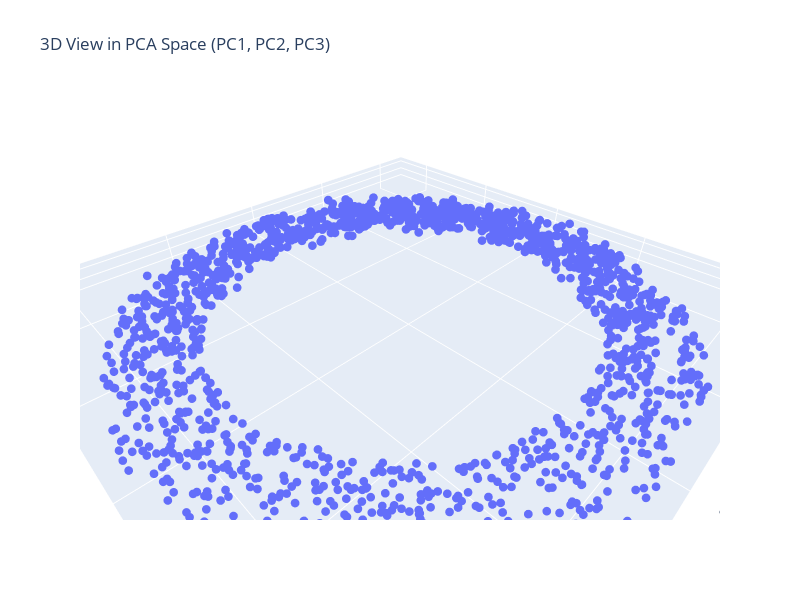

The code cell stored with this chart in its notebook:
### Markdown cell above
### Task 1.1 3D scatter plot

- Task: Create a 3D scatter plot using PC1, PC2, PC3 as axes
- Points: 5
- Expectations: A working 3D scatter plot of the PCA-transformed data (similar in style to the first 3D plot). No further analysis or comments.

### Code cell
fig_pca = px.scatter_3d(
    df_pca,
    x="PC1",
    y="PC2",
    z="PC3",
    title="3D View in PCA Space (PC1, PC2, PC3)",
    labels={
        "PC1": "PC1 (standardized units)",
        "PC2": "PC2 (standardized units)",
        "PC3": "PC3 (standardized units)",
    },
    # No colour mapping PC4 is is noise
)

evr = pca.explained_variance_ratio_

fig_pca.update_traces(marker=dict(size=3))

fig_pca.update_layout(
    scene=dict(
        xaxis_title=f"PC1 ({evr[0]:.1%} variance)",
        yaxis_title=f"PC2 ({evr[1]:.1%} variance)",
        zaxis_title=f"PC3 ({evr[2]:.1%} variance)",
        aspectmode="data",  # Fixes ratio
    ),
    width=800,
    height=600,
)
fig_pca.show()

### Figure 1 — Plotly figure (JSON) as saved in the notebook; plotly's stock layout.template omitted (floating-point values rounded to 4 significant figures; data arrays with more than 128 entries replaced by an {"elided": "..."} marker saying what was removed)
{"data": [{"hovertemplate": "PC1 (standardized units)=%{x}<br>PC2 (standardized units)=%{y}<br>PC3 (standardized units)=%{z}<extra></extra>", "legendgroup": "", "marker": {"color": "#636efa", "size": 3, "symbol": "circle"}, "mode": "markers", "name": "", "scene": "scene", "showlegend": false, "type": "scatter3d", "x": {"elided": "1500 float values"}, "y": {"elided": "1500 float values"}, "z": {"elided": "1500 float values"}}], "layout": {"height": 600, "legend": {"tracegroupgap": 0}, "scene": {"aspectmode": "data", "domain": {"x": [0, 1], "y": [0, 1]}, "xaxis": {"title": {"text": "PC1 (50.9% variance)"}}, "yaxis": {"title": {"text": "PC2 (49.1% variance)"}}, "zaxis": {"title": {"text": "PC3 (0.1% variance)"}}}, "title": {"text": "3D View in PCA Space (PC1, PC2, PC3)"}, "width": 800}}
